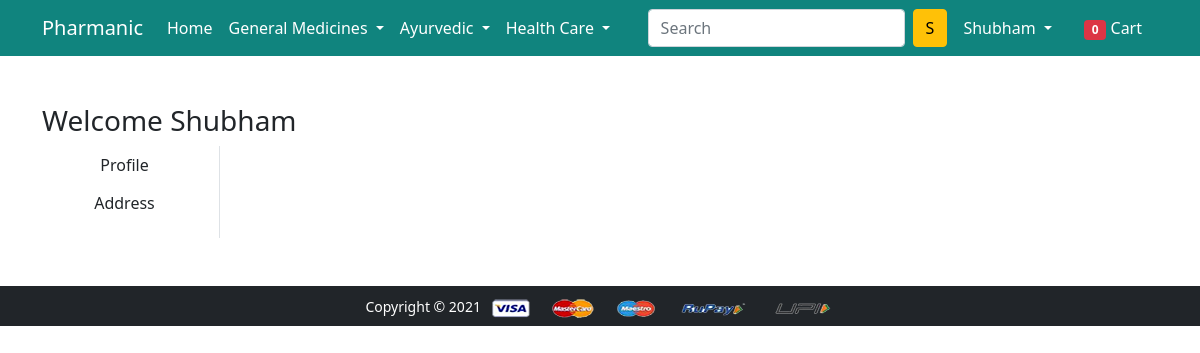
The app's page /address/ (signed in), older data.
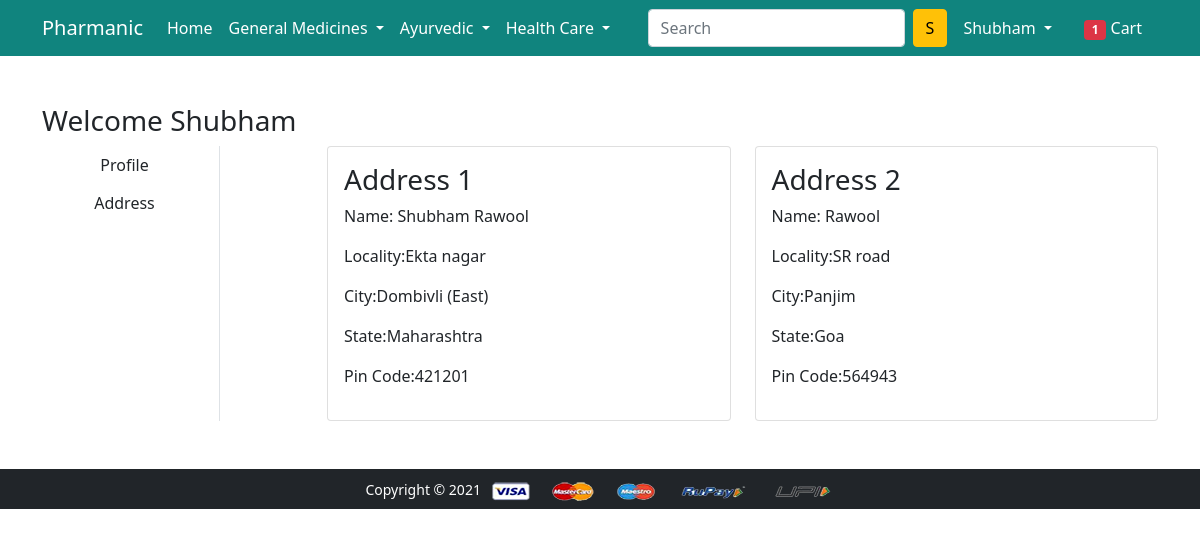
The same page, newer data.
### pharmanic_app/models.py (models this page shows, shortened)
class Customer(models.Model):
	user = models.ForeignKey(User, on_delete=models.CASCADE)
	name = models.CharField(max_length=200)
	locality = models.CharField(max_length=200)
	city = models.CharField(max_length=50)
	zipcode = models.IntegerField()
	state = models.CharField(choices=STATE_CHOICES, max_length=50)

### pharmanic_app/views.py (the view)
# urls.py: path('address/', views.address, name='address'),
@login_required
def address(request):
    totalitem = 0
    if request.user.is_authenticated:
        totalitem = len(Cart.objects.filter(user=request.user))
    add = Customer.objects.filter(user=request.user)
    return render(request, 'app/address.html', {'add': add, 'totalitem': totalitem})

### pharmanic_app/templates/app/address.html (shortened to what this page needs)
{% extends 'app/base.html' %}
{% load static %}
{% block main-content %}
<div class="container my-5">
     <div class="row">
          <h3>Welcome <span class="text-capitalize">{{request.user}}</span></h3>
          <div class="col-sm-2 border-end">
               <ul class="list-unstyled">
                    <li class="d-grid"><a href="{% url 'profile' %}" class="btn hoverColor">Profile</a></li>
                    <li class="d-grid"><a href="{% url 'address' %}" class="btn hoverColor">Address</a></li>
               </ul>
          </div>
          <div class="col-sm-9 offset-sm-1">
               <div class="row">
                    {% for ad in add %}
                    <div class="col-sm-6">
                         <div class="card">
                              <div class="card-body">
                                   <h3>Address {{forloop.counter}}</h3>
                                   <p>Name: {{ad.name}}</p>
                                   <p>Locality:{{ad.locality}}</p>
                                   <p>City:{{ad.city}}</p>
                                   <p>State:{{ad.state}}</p>
                                   <p>Pin Code:{{ad.zipcode}}</p>
                              </div>
                         </div>
                    </div>
                    {% endfor %}
               </div>
          </div>
     </div>
</div>
{% endblock main-content %}

### pharmanic_app/templates/app/base.html (shortened to what this page needs)
<!doctype html>
{% load static %}
<html lang="en">
<head>
  <link href="https://cdn.jsdelivr.net/npm/bootstrap@5.0.0-beta1/dist/css/bootstrap.min.css" rel="stylesheet"
>
  <link rel="stylesheet" href="{% static 'app/css/owl.carousel.min.css' %}">
  <link rel="stylesheet" href="{% static 'app/css/all.min.css' %}">
  <link rel="stylesheet" href="{% static 'app/css/style.css' %}">
</head>
<body>
  <nav class="navbar navbar-expand-lg navbar-dark navColor">
    <div class="container">
      <a class="navbar-brand" href="/">Pharmanic</a>
      <div class="collapse navbar-collapse" id="navbarSupportedContent">
        <ul class="navbar-nav me-auto mb-2 mb-lg-0">
          <li class="nav-item">
            <a class="nav-link active" aria-current="page" href="/">Home</a>
          </li>
          <li class="nav-item dropdown">
            <a class="nav-link dropdown-toggle text-white" href="#" id="generalDropdown" role="button"
              data-bs-toggle="dropdown" aria-expanded="false">
              General Medicines
            </a>
          </li>
          <li class="nav-item dropdown">
            <a class="nav-link dropdown-toggle text-white" href="#" id="ayurvedicDropdown" role="button"
              data-bs-toggle="dropdown" aria-expanded="false">
              Ayurvedic
            </a>
          </li>
          <li class="nav-item dropdown">
            <a class="nav-link dropdown-toggle text-white" href="#" id="healthDropdown" role="button"
              data-bs-toggle="dropdown" aria-expanded="false">
              Health Care
            </a>
          </li>
        </ul>
        <form class="d-flex">
          <input class="form-control me-2" type="search" placeholder="Search" aria-label="Search">
          <button class="btn btn-warning" type="submit">S</button>
        </form>
        <div>
          <ul class="navbar-nav me-auto mb-2 mb-lg-0">
            {% if request.user.is_authenticated %}
            <li class="nav-item dropdown mx-2">
              <a class="nav-link dropdown-toggle text-white" href="#" id="profileDropdown" role="button"
                data-bs-toggle="dropdown" aria-expanded="false">
                {{ user.username|capfirst}}
              </a>
            </li>
            <li class="nav-item mx-2">
              <a href="{% url 'showcart' %}" class="nav-link text-white"><span class="badge bg-danger">{{totalitem}}</span> Cart
              </a>
            </li>
            {% endif %}
          </ul>
        </div>
      </div>
    </div>
  </nav>
  {% block main-content %} {% endblock main-content %}
  <footer class="container-fluid bg-dark text-center p-2 mt-5">
    <small class="text-white">Copyright &copy; 2021 </small>
    <img src="{% static 'app/images/payment.png' %}" alt="" srcset="" class="img-fluid" height="2px">
  </footer>
</body>
</html>

Row changes from the older to the newer data that the page shows:
added Customer: name "Shubham Rawool", locality "Ekta nagar", city "Dombivli (East)", state "Maharashtra", zipcode "421201"
added Customer: name "Rawool", locality "SR road", city "Panjim", state "Goa", zipcode "564943"
Text that changed along with them:
{{ totalitem }}: "0" → "1"
